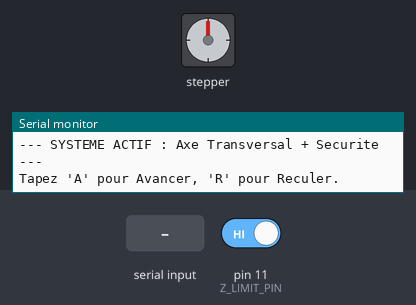
This sketch was run on a simulated Arduino Uno, built with avr-gcc and run on an emulated ATmega328P. Shown: stepper motor, the last lines printed to the serial monitor. Wiring (inferred from the names in the program): stepper motor driver (200 steps per turn assumed): step pin 4; direction pin 7; enable pin 8. The inputs (shaded band) are chosen by the test bench; at power-on: pin 11 (Z_LIMIT_PIN) HIGH.

Above: at 1.2 s.
1.3 s: "a" received over Serial
At 2.3 s:
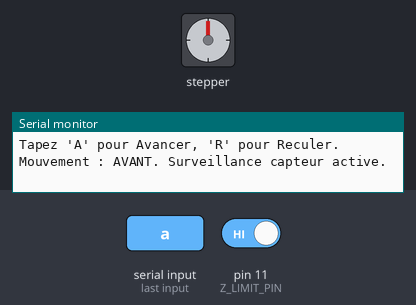
4.3 s: pin 11 (Z_LIMIT_PIN) driven LOW
At 5.1 s:
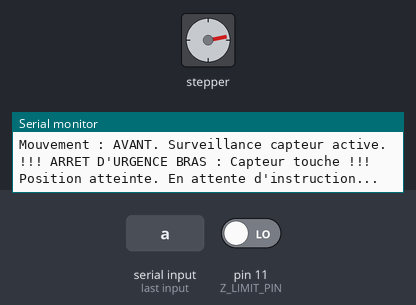
Timing chart, 0 to 7.3 s (numbered marks = the images above; inputs shaded):
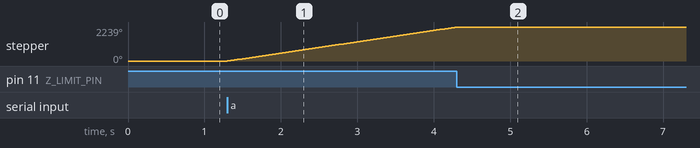

The sketch:

deplacement_moteur_du_haut.ino
```cpp
/* =====================================================================
 * TEST UNITAIRE : BRAS COULISSANT TRANSVERSAL (Axe Z) - MANUEL + CAPTEUR
 * ===================================================================== */

#define EN_PIN      8

// Moteur du bras coulissant (Emplacement Z du Shield)
#define Z_STEP      4
#define Z_DIR       7

// Capteur de fin de course du bras coulissant
#define Z_LIMIT_PIN 11

// Paramètres de mouvement
int vitesseDelay = 1200; // Vitesse régulée
int nbPasTest = 3000;    // Nombre de pas par commande

void setup() {
  Serial.begin(115200);

  pinMode(EN_PIN, OUTPUT);
  pinMode(Z_STEP, OUTPUT);
  pinMode(Z_DIR, OUTPUT);

  // Configuration du capteur avec résistance interne
  pinMode(Z_LIMIT_PIN, INPUT_PULLUP);

  digitalWrite(EN_PIN, LOW); // Activation des drivers

  Serial.println("--- SYSTEME ACTIF : Axe Transversal + Securite ---");
  Serial.println("Tapez 'A' pour Avancer, 'R' pour Reculer.");
}

void loop() {
  if (Serial.available() > 0) {
    char cmd = Serial.read();

    if (cmd == 'a' || cmd == 'A') {
      Serial.println("Mouvement : AVANT. Surveillance capteur active.");
      bougerMoteur(nbPasTest, HIGH);
    }
    else if (cmd == 'r' || cmd == 'R') {
      Serial.println("Mouvement : ARRIERE. Surveillance capteur active.");
      bougerMoteur(nbPasTest, LOW);
    }
  }
}

// Fonction de mouvement avec vérification du capteur à chaque pas
void bougerMoteur(int nbPas, int sens) {
  digitalWrite(Z_DIR, sens);

  for (int i = 0; i < nbPas; i++) {

    // VERIFICATION DU CAPTEUR DU BRAS
    if (digitalRead(Z_LIMIT_PIN) == LOW) {
      Serial.println("!!! ARRET D'URGENCE BRAS : Capteur touche !!!");
      break; // Sortie immédiate de la boucle, le moteur s'arrête
    }

    digitalWrite(Z_STEP, HIGH);
    delayMicroseconds(vitesseDelay);
    digitalWrite(Z_STEP, LOW);
    delayMicroseconds(vitesseDelay);
  }

  Serial.println("Position atteinte. En attente d'instruction...");
}
```

Measured:
- after the input at 1.3 s, stepper: keeps turning clockwise at about 747°/s, starting at once
